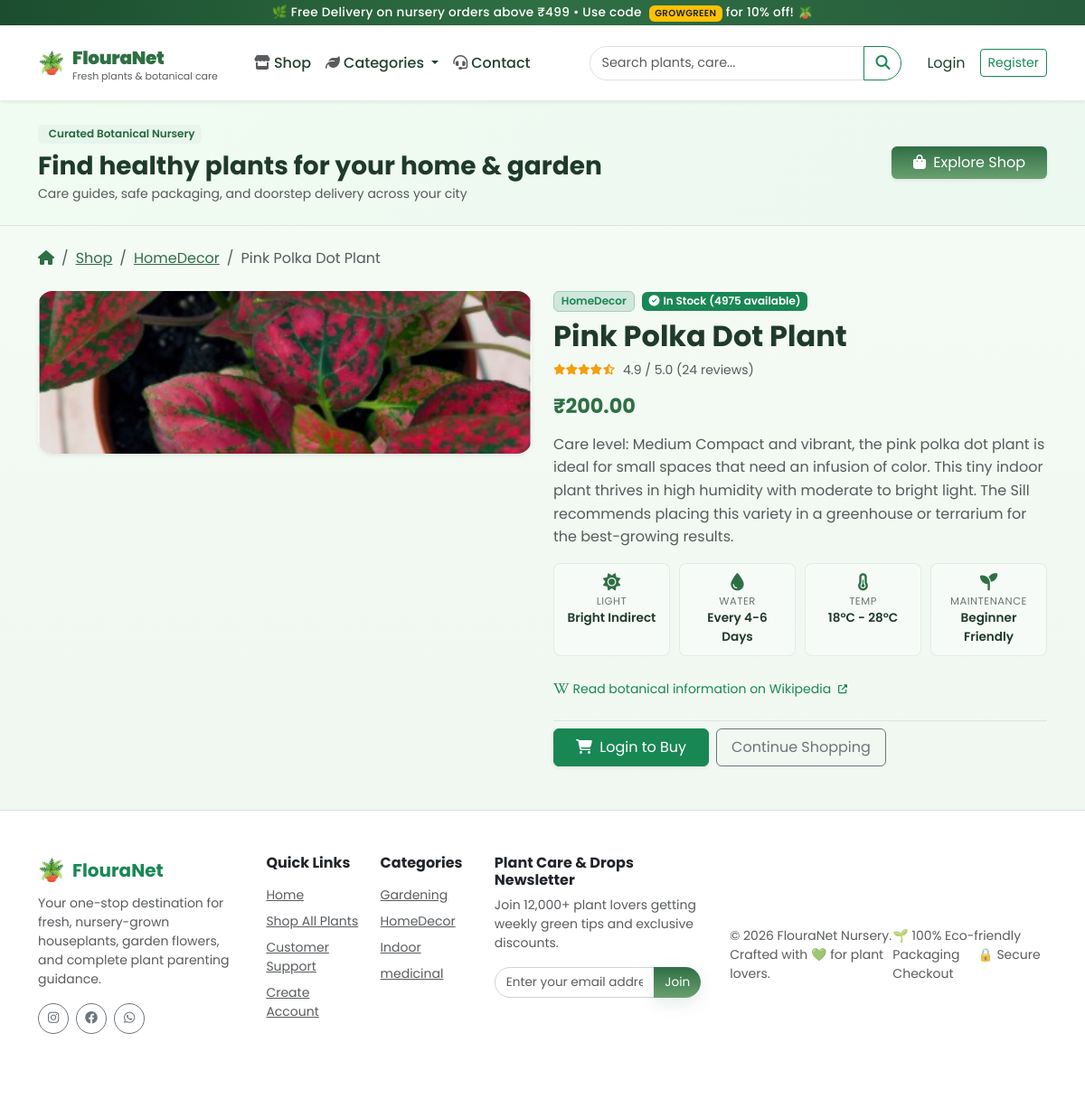
The page /plant/3/ on the database its author committed.
### nursery_app/models.py (models this page shows, shortened)
class Plant(models.Model):
    name = models.CharField(max_length=200)
    category = models.ForeignKey(Category, on_delete=models.CASCADE, related_name='plants')
    price = models.DecimalField(max_digits=8, decimal_places=2)
    description = models.TextField(blank=True)
    stock = models.PositiveIntegerField(default=0)
    image = models.ImageField(upload_to='plants/', blank=True, null=True)
    wiki_link = models.URLField(blank=True, null=True, help_text="Optional: link to more info about the plant")

class Category(models.Model):
    name = models.CharField(max_length=100)
    description = models.TextField(blank=True)

### nursery_app/views.py (the view)
# urls.py: path('plant/<int:pk>/', views.plant_detail, name='plant_detail'),
def plant_detail(request, pk):
    plant = get_object_or_404(Plant, pk=pk)
    return render(request, 'plant_detail.html', {'plant': plant})

### templates/plant_detail.html (shortened to what this page needs)
{% extends 'base.html' %}
{% block content %}
  <nav aria-label="breadcrumb" class="mb-4">
    <ol class="breadcrumb small">
      <li class="breadcrumb-item"><a href="{% url 'nursery_app:home' %}"><i class="fa fa-home"></i></a></li>
      <li class="breadcrumb-item"><a href="{% url 'nursery_app:shop' %}">Shop</a></li>
      {% if plant.category %}
        <li class="breadcrumb-item"><a href="{% url 'nursery_app:shop' %}?category={{ plant.category.name }}">{{ plant.category.name }}</a></li>
      {% endif %}
      <li class="breadcrumb-item active" aria-current="page">{{ plant.name }}</li>
    </ol>
  </nav>
  <div class="row plant-detail g-4">
    <div class="col-12 col-md-6">
      {% if plant.image %}
        <div class="card shadow-sm border-0 overflow-hidden" style="border-radius:16px;">
          <img src="{{ plant.image.url }}" class="img-fluid plant-image" alt="{{ plant.name }}" style="max-height:440px;width:100%;object-fit:cover;">
        </div>
      {% endif %}
    </div>
    <div class="col-12 col-md-6 d-flex align-items-start">
      <div class="w-100">
        <div class="d-flex align-items-center gap-2 mb-2">
          {% if plant.category %}
            <span class="badge bg-success-subtle text-success border border-success-subtle">{{ plant.category.name }}</span>
          {% endif %}
          {% if plant.stock|default:0 > 0 %}
            <span class="badge bg-success"><i class="fa fa-check-circle me-1"></i>In Stock ({{ plant.stock }} available)</span>
          {% else %}
            <span class="badge bg-danger"><i class="fa fa-times-circle me-1"></i>Out of Stock</span>
          {% endif %}
        </div>
        <h2 class="mb-2 fw-bold" style="color:#1f3a2b;">{{ plant.name }}</h2>
        <div class="d-flex align-items-center gap-2 mb-3">
          <div class="rating-stars">
            <i class="fa fa-star"></i><i class="fa fa-star"></i><i class="fa fa-star"></i><i class="fa fa-star"></i><i class="fa fa-star-half-alt"></i>
          </div>
          <span class="small text-muted">4.9 / 5.0 (24 reviews)</span>
        </div>
        <h3 class="product-price mb-3 fw-bold" style="color:#2f6f44;">₹{{ plant.price }}</h3>
        <p class="text-muted mb-3" style="line-height:1.6;">{{ plant.description|default:"A vibrant, healthy plant cultivated in premium nursery soil with natural organic nourishment. Perfect for indoor tables, living rooms, and shaded balconies." }}</p>
        <div class="spec-grid mb-4">
          <div class="spec-box">
            <i class="fa fa-sun"></i>
            <div class="spec-label">Light</div>
            <div class="spec-val">Bright Indirect</div>
          </div>
          <div class="spec-box">
            <i class="fa fa-droplet"></i>
            <div class="spec-label">Water</div>
            <div class="spec-val">Every 4-6 Days</div>
          </div>
          <div class="spec-box">
            <i class="fa fa-temperature-half"></i>
            <div class="spec-label">Temp</div>
            <div class="spec-val">18°C - 28°C</div>
          </div>
          <div class="spec-box">
            <i class="fa fa-seedling"></i>
            <div class="spec-label">Maintenance</div>
            <div class="spec-val">Beginner Friendly</div>
          </div>
        </div>
        {% if plant.wiki_link %}
          <a href="{{ plant.wiki_link }}" target="_blank" class="d-inline-flex align-items-center gap-1 small text-success mb-4 text-decoration-none">
            <i class="fab fa-wikipedia-w"></i> Read more botanical details on Wikipedia <i class="fa fa-external-link-alt ms-1" style="font-size:10px;"></i>
          </a>
        {% else %}
          <a href="https://en.wikipedia.org/wiki/{{ plant.name|urlencode }}" target="_blank" class="d-inline-flex align-items-center gap-1 small text-success mb-4 text-decoration-none">
            <i class="fab fa-wikipedia-w"></i> Read botanical information on Wikipedia <i class="fa fa-external-link-alt ms-1" style="font-size:10px;"></i>
          </a>
        {% endif %}
        <div class="d-flex flex-wrap gap-2 pt-2 border-top">
          {% if plant.stock|default:0 <= 0 %}
            <button class="btn btn-secondary px-4 py-2" id="outOfStockBtn">
              <i class="fa fa-bell me-1"></i> Notify When Available
            </button>
          {% else %}
            {% if user.is_authenticated %}
              <a href="{% url 'nursery_app:add_to_cart' plant.pk %}" class="btn btn-success px-4 py-2 shadow-sm">
                <i class="fa fa-cart-plus me-1"></i> Add to Cart
              </a>
            {% else %}
              <a href="{% url 'nursery_app:login' %}" class="btn btn-success px-4 py-2 shadow-sm">
                <i class="fa fa-shopping-cart me-1"></i> Login to Buy
              </a>
            {% endif %}
            <a href="{% url 'nursery_app:shop' %}" class="btn btn-outline-secondary px-3 py-2">
              Continue Shopping
            </a>
          {% endif %}
        </div>
      </div>
    </div>
  </div>
{% endblock %}

### templates/base.html (shortened to what this page needs)
<!doctype html>
<html lang="en">
  <head>
    {% load static %}
    <link href="https://cdn.jsdelivr.net/npm/bootstrap@5.3.0/dist/css/bootstrap.min.css" rel="stylesheet">
    <link href="https://cdnjs.cloudflare.com/ajax/libs/font-awesome/6.4.0/css/all.min.css" rel="stylesheet">
    <link rel="stylesheet" href="{% static 'css/style.css' %}">
  </head>
  <body class="site-root">
    <div class="promo-bar py-1 px-3 text-center text-white">
      <span>🌿 Free Delivery on nursery orders above ₹499 &bull; Use code <strong class="badge bg-warning text-dark ms-1">GROWGREEN</strong> for 10% off! 🪴</span>
    </div>
    <nav class="navbar navbar-expand-lg navbar-light bg-white shadow-sm py-3 sticky-top">
      <div class="container">
        <a class="navbar-brand d-flex align-items-center" href="{% url 'nursery_app:home' %}">
          <span class="me-2" style="font-size:24px;">🪴</span>
          <div>
            <strong style="letter-spacing:-0.3px;">FlouraNet</strong>
            <small class="d-block text-muted" style="font-size:11px;line-height:1;font-weight:400;">Fresh plants & botanical care</small>
          </div>
        </a>
        <div class="collapse navbar-collapse" id="navmenu">
          <ul class="navbar-nav me-auto mb-2 mb-lg-0 align-items-lg-center ms-lg-3">
            <li class="nav-item"><a class="nav-link fw-medium" href="{% url 'nursery_app:shop' %}"><i class="fa fa-store me-1 text-muted"></i>Shop</a></li>
            <li class="nav-item dropdown">
              <a class="nav-link dropdown-toggle fw-medium" href="#" id="catDrop" role="button" data-bs-toggle="dropdown" aria-expanded="false">
                <i class="fa fa-leaf me-1 text-muted"></i>Categories
              </a>
            </li>
            <li class="nav-item"><a class="nav-link fw-medium" href="{% url 'nursery_app:contact' %}"><i class="fa fa-headset me-1 text-muted"></i>Contact</a></li>
          </ul>
          <form class="d-flex me-3" method="get" action="{% url 'nursery_app:shop' %}">
            <div class="input-group">
              <input class="form-control" type="search" placeholder="Search plants, care..." aria-label="Search" name="q" value="{{ q|default:'' }}" style="border-radius:20px 0 0 20px; font-size:0.9rem;">
              <button class="btn btn-outline-success" type="submit" style="border-radius:0 20px 20px 0;"><i class="fa fa-search"></i></button>
            </div>
          </form>
          <ul class="navbar-nav ms-1 align-items-center">
            {% if user.is_authenticated %}
              <li class="nav-item me-2">
                <a class="nav-link position-relative" href="{% url 'nursery_app:view_cart' %}" title="View Cart">
                  <i class="fa fa-shopping-cart fa-lg"></i>
                  <span class="badge bg-success rounded-pill position-absolute" style="top:-6px;right:-10px;font-size:11px;">{{ cart_count|default:0 }}</span>
                </a>
              </li>
              <li class="nav-item"><a class="nav-link" href="{% url 'nursery_app:order_history' %}"><i class="fa fa-receipt me-1"></i>Orders</a></li>
              <li class="nav-item"><a class="nav-link text-danger" href="{% url 'nursery_app:logout' %}"><i class="fa fa-sign-out-alt me-1"></i>Logout</a></li>
            {% else %}
              <li class="nav-item"><a class="nav-link" href="{% url 'nursery_app:login' %}">Login</a></li>
              <li class="nav-item ms-lg-2"><a class="btn btn-sm btn-outline-success" href="{% url 'nursery_app:register' %}">Register</a></li>
            {% endif %}
          </ul>
        </div>
      </div>
    </nav>
    <header class="py-4 border-bottom">
      <div class="container d-flex justify-content-between align-items-center flex-wrap gap-3">
        <div>
          <span class="badge mb-2" style="background:#e8f5ec;color:#23693d;font-weight:600;">Curated Botanical Nursery</span>
          <h1 class="h3 fw-bold mb-1" style="color:#1f3a2b;">Find healthy plants for your home & garden</h1>
          <p class="text-muted small mb-0">Care guides, safe packaging, and doorstep delivery across your city</p>
        </div>
        <div>
          <a href="{% url 'nursery_app:shop' %}" class="btn btn-primary shadow-sm px-4">
            <i class="fa fa-shopping-bag me-1"></i> Explore Shop
          </a>
        </div>
      </div>
    </header>
    <div class="container mt-4">
      {% block content %}{% endblock %}
    </div>
    <footer class="bg-white border-top py-5 mt-5">
      <div class="container">
        <div class="row g-4 mb-4">
          <div class="col-12 col-md-4">
            <div class="d-flex align-items-center mb-2">
              <span class="me-2" style="font-size:24px;">🪴</span>
              <strong class="fs-5 text-success">FlouraNet</strong>
            </div>
            <p class="text-muted small">Your one-stop destination for fresh, nursery-grown houseplants, garden flowers, and complete plant parenting guidance.</p>
            <div class="d-flex gap-2">
              <a href="#" class="btn btn-sm btn-outline-secondary rounded-circle" style="width:34px;height:34px;padding:5px;"><i class="fab fa-instagram"></i></a>
              <a href="#" class="btn btn-sm btn-outline-secondary rounded-circle" style="width:34px;height:34px;padding:5px;"><i class="fab fa-facebook"></i></a>
              <a href="#" class="btn btn-sm btn-outline-secondary rounded-circle" style="width:34px;height:34px;padding:5px;"><i class="fab fa-whatsapp"></i></a>
            </div>
          </div>
          <div class="col-6 col-md-2">
            <h6 class="fw-bold text-dark mb-3">Quick Links</h6>
            <ul class="list-unstyled small mb-0">
              <li class="mb-2"><a class="text-muted" href="{% url 'nursery_app:home' %}">Home</a></li>
              <li class="mb-2"><a class="text-muted" href="{% url 'nursery_app:shop' %}">Shop All Plants</a></li>
              <li class="mb-2"><a class="text-muted" href="{% url 'nursery_app:contact' %}">Customer Support</a></li>
              <li class="mb-2"><a class="text-muted" href="{% url 'nursery_app:register' %}">Create Account</a></li>
            </ul>
          </div>
          <div class="col-6 col-md-2">
            <h6 class="fw-bold text-dark mb-3">Categories</h6>
            <ul class="list-unstyled small mb-0">
              {% if nav_categories %}
                {% for cat in nav_categories|slice:":4" %}
                  <li class="mb-2"><a class="text-muted" href="{% url 'nursery_app:shop' %}?category={{ cat.name }}">{{ cat.name }}</a></li>
                {% endfor %}
              {% else %}
                <li class="mb-2"><a class="text-muted" href="{% url 'nursery_app:shop' %}?category=Indoor">Indoor</a></li>
                <li class="mb-2"><a class="text-muted" href="{% url 'nursery_app:shop' %}?category=Gardening">Gardening</a></li>
              {% endif %}
            </ul>
          </div>
          <div class="col-12 col-md-4">
            <h6 class="fw-bold text-dark mb-2">Plant Care & Drops Newsletter</h6>
            <p class="text-muted small mb-3">Join 12,000+ plant lovers getting weekly green tips and exclusive discounts.</p>
            <div class="input-group footer-newsletter">
              <input type="email" class="form-control" placeholder="Enter your email address...">
              <button class="btn btn-primary" type="button" onclick="alert('Thank you for subscribing to FlouraNet plant updates! 🌱')">Join</button>
            </div>
          </div>
        </div>
        <div class="d-flex flex-column flex-md-row justify-content-between align-items-center small text-muted">
          <div>&copy; {% now "Y" %} FlouraNet Nursery. Crafted with 💚 for plant lovers.</div>
          <div class="mt-2 mt-md-0">
            <span class="me-3">🌱 100% Eco-friendly Packaging</span>
            <span>🔒 Secure Checkout</span>
          </div>
        </div>
      </div>
    </footer>
  </body>
</html>

### rows shown on the page
Plant: category.name "HomeDecor", name "Pink Polka Dot Plant", image (picture), stock "4975", price "200.00", description "Care level: Medium Compact and vibrant, the pink polka dot plant is ideal for small spaces that need an infusion of color. This tiny indoor plant thrives in high humidity with moderate to bright light. The Sill recommends placing this variety in a greenhouse or terrarium for the best-growing results."
Category: name "Gardening"
Category: name "HomeDecor"
Category: name "Indoor"
Category: name "medicinal"
